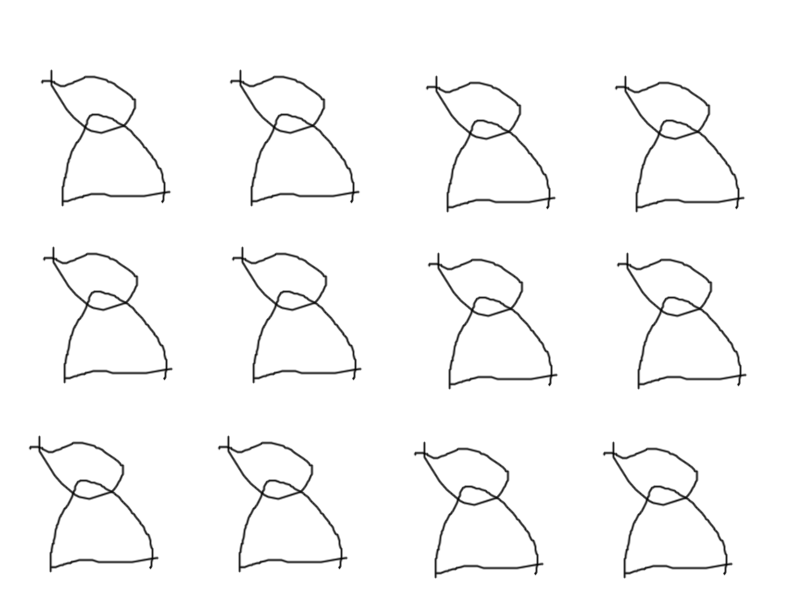
#> input picture rocenka.png, 800 x 600 px
$ python crop_faces.py
#> lines starting #> are read from the running program, lines starting #| are printed output that depends on the picture
import cv2
import numpy

full = cv2.imread("rocenka.png")
#> full is the input picture: shape (600, 800, 3); min 4, max 255, mean 248.5
cv2.imshow('Original Image', full)
cv2.waitKey()
crop = []


crop = full[50:180, 100:300]
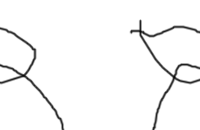
#> crop: shape (130, 200, 3); min 4, max 255, mean 247.2
